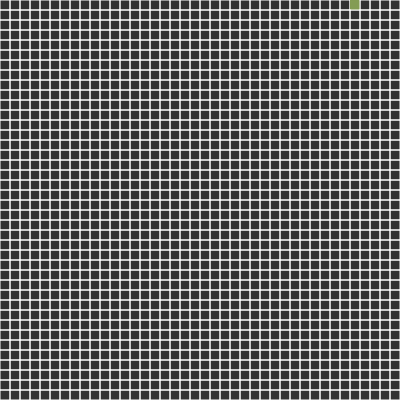
Frame 1 (no input)
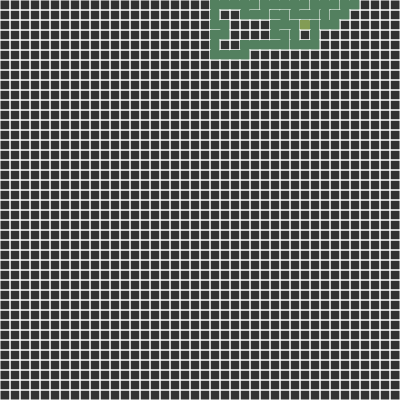
Frame 60 (no input)
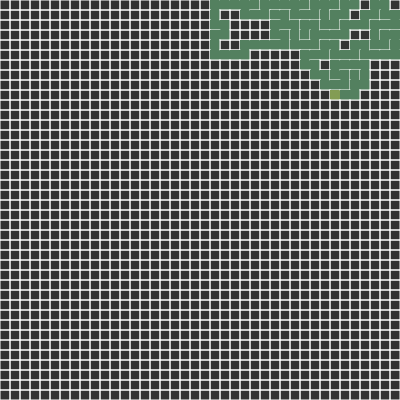
Frame 120 (the mouse pressed at the canvas centre since frame 60)

The p5.js sketch that drew these frames (run headless with seeded random() and noise() and a simulated clock; from frame 60 on, the mouse is pressed at the canvas centre):

// p5.js sketch
// ── sketch.js
var cols, rows;
var w = 10;
var grid = [];
var position; //cell that you are currently at
var stack = [];
var start = true;

function setup() {
  createCanvas(400, 400);
  cols = floor(width/w);
  rows = floor(height/w);

  for(var j = 0; j < cols; j++){
  	for(var i = 0; i < rows; i++){
  		var cell = new Cell(i,j);
  		grid.push(cell);
  	}
  }

  position = grid[35];
}

function draw() {
   // frameRate(255);
  background(51);
  for (var i = 0; i < grid.length; i++) {
  	
    if(grid[i] == position)
      position.isPosition = true;
    else
      grid[i].isPosition = false;
    grid[i].show();
  }

  if(stack.length != 0 || start == true){
    start = false;
    position.visited = true;
    
    var next = position.checkAround();
    if(next){
      next.visited = true;
      removeWalls(next, position);
      stack.push(position);
      position = next;
    }
    else{
      position = stack.pop();
    }
  }
}


function removeWalls(N,P){
  var dif = index(P.i, P.j) - index(N.i, N.j);
  console.log(dif);
  if(dif == -1){
    P.removeWall(1);
    N.removeWall(3);
  }
  else if(dif == 1){
    P.removeWall(3);
    N.removeWall(1);
  }
  else if(dif > 1){
    P.removeWall(0);
    N.removeWall(2);
  }
  else if(dif < -1){
    P.removeWall(2);
    N.removeWall(0);
  }
}




function index(i, j){
  if(i < 0 || j < 0 || i > cols-1 || j > rows-1)
    return -1;
  return i + j*cols;
}


// ── Cell.js
function Cell(i, j){
	this.i = i;
	this.j = j;
  this.walls = [true, true, true, true] //up right bot left
  this.visited = false;
  this.isPosition = false;

  this.removeWall = function(dir){

    this.walls[dir] = false;
    console.log(this.walls);
  }

	this.show = function(){
    var x = this.i*w;
    var y = this.j*w;

    stroke(255);
    if(this.walls[0]){
      line(x,y,x+w,y)
    }
    if(this.walls[1]){
      line(x+w,y,x+w,y+w)
    }
    if(this.walls[2]){
      line(x+w,y+w,x,y+w)
    }
    if(this.walls[3]){
      line(x,y+w,x,y)
    }

    if(this.visited){
      noStroke();
      fill(83, 128, 95);
      rect(x,y,w,w);
    }
    if(this.isPosition){
      noStroke();
      fill(131, 156, 84);
      rect(x,y,w,w);
    }
	}


  this.checkAround = function(){
    var Around = []; //array with evry neibourg unvisited

    var top = grid[index(i, j - 1)];
    
    var right = grid[index(i + 1, j)];
    
    var bot = grid[index(i, j + 1)];
    
    var left = grid[index(i - 1, j)];
   

    if(top && !top.visited){ //one up
      Around.push(top);
    }
    if(right && !right.visited){ //one right
      Around.push(right);
    }
    if(bot && !bot.visited){ //one bot
      Around.push(bot);
    }
    if(left && !left.visited){ // one left
      Around.push(left);
    }


    if(Around.length > 0){
      var r = floor(random(0, Around.length));
      return Around[r];
    }
    else 
      return undefined;
  }



}
